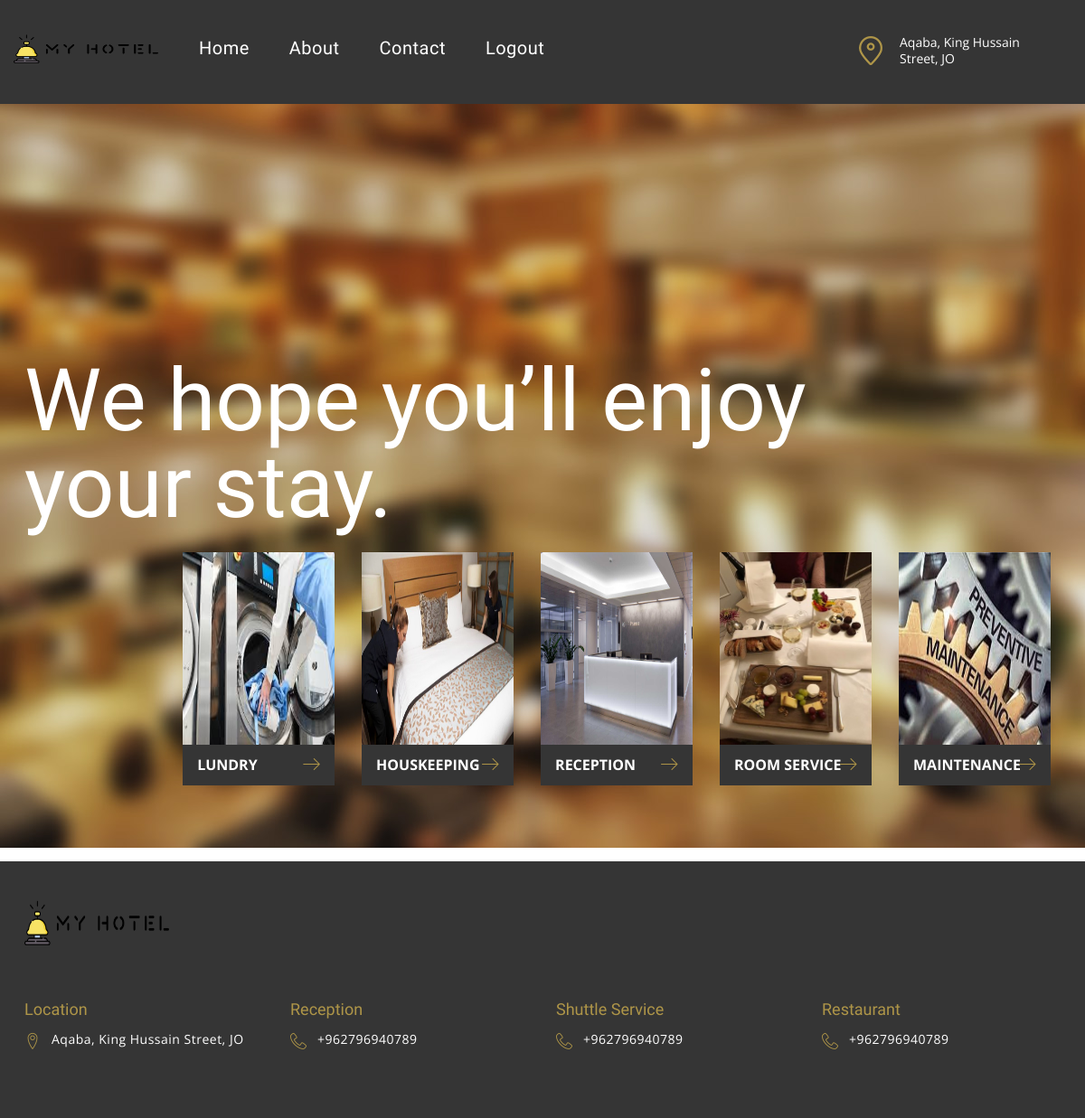
Screenshot of /index.php (signed in) with the database file from the repository.
### tables this page shows
CREATE TABLE `roomservice` (
  `service_id` int(100) NOT NULL,
  `service_name` varchar(250) NOT NULL,
  `service_image` varchar(250) NOT NULL
);

### index.php (the view, shortened to what this page needs)
<?php
include("includes/public_header.php");
?>
    <div class="hero-slider">
        <div class="slider-item">
            <div class="single-slider-item set-bg" data-setbg="img/slider-1.jpg">
                <div class="container">
                    <div class="row">
                        <div class="col-lg-12" >
                            <h1>We hope you’ll enjoy <br />your stay.</h1><br>
                        </div>
                    </div>
                    <div class="row">
                        <div class="col-lg-12">
                            <div class="slider-nav">
                                <?php
                                  $query  ="SELECT * FROM roomservice";
                                  $result = mysqli_query($conn,$query);
                               while ($row= mysqli_fetch_assoc($result)) {
                                echo " <a href='services.php?service_id={$row['service_id']} & service_name={$row['service_name']}' class='single-slider-nav'>";
                                echo " <img  width='168px' height='213px' src='admin/upload/{$row['service_image']}' alt=''>
                                    <div class='nav-text active'>
                                        <p>{$row['service_name']}<i class='lnr lnr-arrow-right'></i></p>
                                    </div>
                               </a>
                                ";}
                                ?>
                            </div>
                        </div>
                    </div>
                </div>
            </div>
        </div>
    </div>
   <?php
include("includes/public_footer.php");
   ?>

### css/style.css (style rules this page uses)
html, body { height: 100%; font-family: "Taviraj", serif; -webkit-font-smoothing: antialiased; font-smoothing: antialiased; background: none; }
h1, h2, h3, h4, h5, h6 { margin: 0; color: #111111; font-weight: 500; font-family: "Taviraj", serif; }
h1 { font-size: 70px; }
p { font-size: 16px; color: #858585; font-family: "Open Sans", sans-serif; font-weight: 400; line-height: 28px; margin: 0 0 15px 0; }
img { max-width: 100%; }
.set-bg { background-repeat: no-repeat; background-size: cover; background-position: top center; }
.slider-item .single-slider-item { height: 938px; padding-top: 395px; }
.slider-item .single-slider-item h1 { font-size: 96px; color: #ffffff; line-height: 96px; }
.slider-nav { position: absolute; right: 0; top: 0; }
.slider-nav .single-slider-nav { display: inline-block; margin-right: 26px; }
.slider-nav .single-slider-nav .nav-text { background: #353535; padding: 8px 15px; position: relative; -webkit-transition: all 0.3s; transition: all 0.3s; border: 1px solid #353535; border-top: 0; }
.slider-nav .single-slider-nav .nav-text p { color: #ffffff; font-size: 16px; font-family: "Open Sans", sans-serif; font-weight: 700; text-transform: uppercase; margin-bottom: 0; }
.slider-nav .single-slider-nav .nav-text p i { position: absolute; right: 15px; top: 11px; font-size: 20px; color: #ae9548; }
@media (min-width: 1200px) { .container { max-width: 1176px; } }

### rows the page displays
roomservice: service_image (picture), service_name "LUNDRY"
roomservice: shows a picture, service_name "HOUSKEEPING"
roomservice: service_image (picture), service_name "RECEPTION"
roomservice: service_image (picture), service_name "ROOM SERVICE"
roomservice: service_image (picture), service_name "MAINTENANCE"
